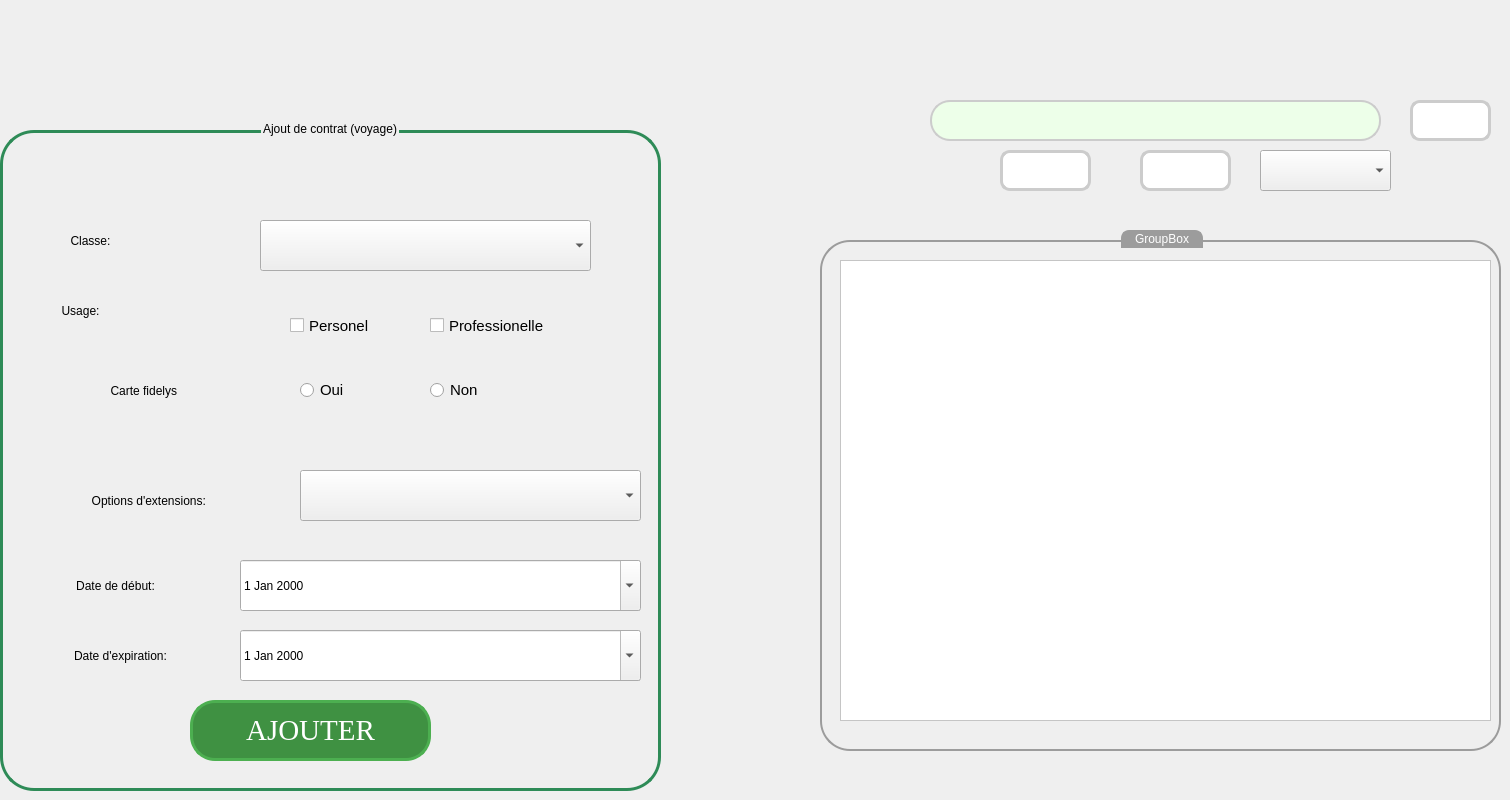
      <widget class="QWidget" name="yoyage">
       <widget class="QGroupBox" name="groupBox_voyage">
        <property name="geometry">
         <rect>
          <x>0</x>
          <y>120</y>
          <width>661</width>
          <height>671</height>
         </rect>
        </property>
        <property name="styleSheet">
         <string notr="true">QGroupBox {
    border: 3px solid #2e8b57;
    border-radius: 34px;
    margin-top: 10px;
    padding: 10px;
    font: 75 22pt &quot;Times New Roman&quot;;
}

QVBoxLayout {
    background-color: #e0e0e0; /* Couleur de fond pour le QVBoxLayout */
    padding: 15px; /* Ajout de marge interne au QVBoxLayout */
}

/* Styles pour les widgets (par exemple, QLabel, QLineEdit, etc.) dans le QVBoxLayout */
QVBoxLayout QLabel {
    color: #333333;
    font-size: 16px;
    margin-bottom: 5px;
}

QVBoxLayout QLineEdit, QVBoxLayout QTextEdit, QVBoxLayout QDateEdit, QVBoxLayout QComboBox {
    margin-bottom: 10px;
    padding: 8px;
    border: 1px solid #ccc;
    border-radius: 5px;
    width: 200px;
}

QVBoxLayout QLineEdit:hover, QVBoxLayout QTextEdit:hover, QVBoxLayout QDateEdit:hover, QVBoxLayout QComboBox:hover {
    border: 1px solid #2e8b57;
}

/* Styles pour les boutons dans le QVBoxLayout */
QVBoxLayout QPushButton {
    background-color: #4285f4;
    color: #ffffff;
    padding: 10px 20px;
    border: none;
    border-radius: 8px;
}

QVBoxLayout QPushButton:hover {
    background-color: #2e5f22;
}
</string>
        </property>
        <property name="title">
         <string>Ajout de contrat (voyage)</string>
        </property>
        <property name="alignment">
         <set>Qt::AlignCenter</set>
        </property>
        <widget class="QLabel" name="classe_voyage">
         <property name="geometry">
          <rect>
           <x>10</x>
           <y>90</y>
           <width>161</width>
           <height>61</height>
          </rect>
         </property>
         <property name="styleSheet">
          <string notr="true">font: 75 18pt &quot;Times New Roman&quot;;</string>
         </property>
         <property name="text">
          <string>Classe:</string>
         </property>
         <property name="alignment">
          <set>Qt::AlignCenter</set>
         </property>
        </widget>
        <widget class="QLabel" name="usage_voyage">
         <property name="geometry">
          <rect>
           <x>0</x>
           <y>160</y>
           <width>161</width>
           <height>61</height>
          </rect>
         </property>
         <property name="styleSheet">
          <string notr="true">font: 75 18pt &quot;Times New Roman&quot;;</string>
         </property>
         <property name="text">
          <string>Usage:</string>
         </property>
         <property name="alignment">
          <set>Qt::AlignCenter</set>
         </property>
        </widget>
        <widget class="QLabel" name="systeme_voyage">
         <property name="geometry">
          <rect>
           <x>20</x>
           <y>240</y>
           <width>251</width>
           <height>61</height>
          </rect>
         </property>
         <property name="styleSheet">
          <string notr="true">font: 75 18pt &quot;Times New Roman&quot;;</string>
         </property>
         <property name="text">
          <string>Carte fidelys </string>
         </property>
         <property name="alignment">
          <set>Qt::AlignCenter</set>
         </property>
        </widget>
        <widget class="QLabel" name="date_debutv">
         <property name="geometry">
          <rect>
           <x>20</x>
           <y>430</y>
           <width>191</width>
           <height>71</height>
          </rect>
         </property>
         <property name="styleSheet">
          <string notr="true">font: 75 18pt &quot;Times New Roman&quot;;</string>
         </property>
         <property name="text">
          <string>Date de début:</string>
         </property>
         <property name="alignment">
          <set>Qt::AlignCenter</set>
         </property>
        </widget>
        <widget class="QLabel" name="option_voyage">
         <property name="geometry">
          <rect>
           <x>10</x>
           <y>350</y>
           <width>271</width>
           <height>61</height>
          </rect>
         </property>
         <property name="styleSheet">
          <string notr="true">font: 75 18pt &quot;Times New Roman&quot;;</string>
         </property>
         <property name="text">
          <string>  Options d'extensions:</string>
         </property>
         <property name="alignment">
          <set>Qt::AlignCenter</set>
         </property>
        </widget>
        <widget class="QDateEdit" name="dateEdit_finv">
         <property name="geometry">
          <rect>
           <x>240</x>
           <y>510</y>
           <width>401</width>
           <height>51</height>
          </rect>
         </property>
         <property name="calendarPopup">
          <bool>true</bool>
         </property>
        </widget>
        <widget class="QComboBox" name="comboBox_voyage">
         <property name="geometry">
          <rect>
           <x>260</x>
           <y>100</y>
           <width>331</width>
           <height>51</height>
          </rect>
         </property>
        </widget>
        <widget class="QCheckBox" name="checkBox_7">
         <property name="geometry">
          <rect>
           <x>290</x>
           <y>180</y>
           <width>131</width>
           <height>51</height>
          </rect>
         </property>
         <property name="font">
          <font>
           <pointsize>11</pointsize>
          </font>
         </property>
         <property name="text">
          <string>Personel</string>
         </property>
        </widget>
        <widget class="QCheckBox" name="checkBox_8">
         <property name="geometry">
          <rect>
           <x>430</x>
           <y>180</y>
           <width>200</width>
           <height>51</height>
          </rect>
         </property>
         <property name="font">
          <font>
           <pointsize>11</pointsize>
          </font>
         </property>
         <property name="text">
          <string>Professionelle</string>
         </property>
        </widget>
        <widget class="QRadioButton" name="radioButton_13">
         <property name="geometry">
          <rect>
           <x>300</x>
           <y>260</y>
           <width>97</width>
           <height>20</height>
          </rect>
         </property>
         <property name="font">
          <font>
           <pointsize>11</pointsize>
          </font>
         </property>
         <property name="text">
          <string>Oui</string>
         </property>
        </widget>
        <widget class="QRadioButton" name="radioButton_14">
         <property name="geometry">
          <rect>
           <x>430</x>
           <y>260</y>
           <width>97</width>
           <height>20</height>
          </rect>
         </property>
         <property name="font">
          <font>
           <pointsize>11</pointsize>
          </font>
         </property>
         <property name="text">
          <string>Non</string>
         </property>
        </widget>
        <widget class="QComboBox" name="comboBox_option">
         <property name="geometry">
          <rect>
           <x>300</x>
           <y>350</y>
           <width>341</width>
           <height>51</height>
          </rect>
         </property>
        </widget>
        <widget class="QDateEdit" name="dateEdit_debutv">
         <property name="geometry">
          <rect>
           <x>240</x>
           <y>440</y>
           <width>401</width>
           <height>51</height>
          </rect>
         </property>
         <property name="calendarPopup">
          <bool>true</bool>
         </property>
        </widget>
        <widget class="QLabel" name="date_finv">
         <property name="geometry">
          <rect>
           <x>10</x>
           <y>500</y>
           <width>221</width>
           <height>71</height>
          </rect>
         </property>
         <property name="styleSheet">
          <string notr="true">font: 75 18pt &quot;Times New Roman&quot;;</string>
         </property>
         <property name="text">
          <string>Date d'expiration:</string>
         </property>
         <property name="alignment">
          <set>Qt::AlignCenter</set>
         </property>
        </widget>
        <widget class="QPushButton" name="pushButton_7">
         <property name="geometry">
          <rect>
           <x>190</x>
           <y>580</y>
           <width>241</width>
           <height>61</height>
          </rect>
         </property>
         <property name="font">
          <font>
           <family>Times New Roman</family>
           <pointsize>22</pointsize>
          </font>
         </property>
         <property name="styleSheet">
          <string notr="true">/* Style de base pour le QPushButton */
QPushButton {
    background-color: #3f9142; /* Vert primaire du thème d'assurance */
    color: #ffffff; /* Texte blanc */
    border: 3px solid #4CAF50; /* Bordure verte */
    border-radius: 25px; /* Coins arrondis */
    padding: 5px 10px; /* Espacement interne */
}

/* Style du QPushButton lorsqu'il est survolé */
QPushButton:hover {
    background-color: #45a049; /* Vert plus foncé au survol */
}

/* Style du QPushButton lorsqu'il est pressé (clic) */
QPushButton:pressed {
    background-color: #3c8942; /* Vert encore plus foncé au clic */
}

/* Style du QPushButton lorsqu'il est en focus (tabulation) */
QPushButton:focus {
    outline: none; /* Supprimer le contour par défaut */
    border: 2px solid #3c8942; /* Bordure plus foncée lorsqu'en focus */
}

/* Style du QPushButton lorsqu'il est désactivé */
QPushButton:disabled {
    background-color: #b0b0b0; /* Fond gris clair pour les boutons désactivés */
    color: #707070; /* Couleur du texte grise pour les boutons désactivés */
    border: 2px solid #b0b0b0; /* Bordure grise pour les boutons désactivés */
}

/* Style général pour les widgets lorsqu'ils sont désactivés */
QWidget:disabled {
    background-color: #f0f0f0; /* Fond gris clair pour les widgets désactivés */
    color: #a0a0a0; /* Couleur du texte grise pour les widgets désactivés */
}
</string>
         </property>
         <property name="text">
          <string>AJOUTER</string>
         </property>
        </widget>
       </widget>
       <widget class="QGroupBox" name="groupBox_13">
        <property name="geometry">
         <rect>
          <x>820</x>
          <y>230</y>
          <width>681</width>
          <height>521</height>
         </rect>
        </property>
        <property name="styleSheet">
         <string notr="true">QGroupBox {
    border: 2px solid #9C9C9C; /* Bordure du groupe box */
    border-radius: 30px; /* Coins arrondis */
    margin-top: 10px; /* Marge supérieure pour l'espacement avec d'autres éléments */
}

QGroupBox::title {
    subcontrol-origin: margin;
    subcontrol-position: top center;
    padding: 0 10px; /* Espacement interne pour le titre */
    background-color: #9C9C9C; /* Couleur de fond du titre */
    color: #fff; /* Couleur du texte du titre */
    border: 2px solid #9C9C9C; /* Bordure du titre */
    border-top-left-radius: 8px; /* Coins arrondis en haut à gauche du titre */
    border-top-right-radius: 8px; /* Coins arrondis en haut à droite du titre */
}

/* Style pour le contenu interne du QGroupBox (facultatif) */
QGroupBox QWidget {
    background-color: #fff; /* Couleur de fond du contenu interne */
    padding: 10px; /* Espacement interne du contenu interne */
}
</string>
        </property>
        <property name="title">
         <string>GroupBox</string>
        </property>
        <widget class="QTableView" name="tableView_7">
         <property name="geometry">
          <rect>
           <x>20</x>
           <y>30</y>
           <width>651</width>
           <height>461</height>
          </rect>
         </property>
         <property name="styleSheet">
          <string notr="true"/>
         </property>
        </widget>
       </widget>
       <widget class="QLineEdit" name="lineEdit_9">
        <property name="geometry">
         <rect>
          <x>930</x>
          <y>100</y>
          <width>451</width>
          <height>41</height>
         </rect>
        </property>
        <property name="styleSheet">
         <string notr="true">QLineEdit {
	background-color: rgb(237, 255, 233);
    padding: 6px; /* Espace intérieur du QLineEdit */
    border: 2px solid #ccc; /* Bordure grise */
    border-radius: 20px; /* Coins arrondis plus prononcés */
}

QLineEdit:focus {
    border-color: #4CAF50; /* Couleur de la bordure lorsque le QLineEdit est sélectionné */
    outline: none; /* Supprime l'effet de focus par défaut */
}

QLineEdit::placeholder {
    color: #999; /* Couleur du texte de l'indicateur de champ */
}

QLineEdit::hover {
    border-color: #aaa; /* Couleur de la bordure lors du survol */
}
</string>
        </property>
       </widget>
       <widget class="QComboBox" name="TRI_7">
        <property name="geometry">
         <rect>
          <x>1260</x>
          <y>150</y>
          <width>131</width>
          <height>41</height>
         </rect>
        </property>
        <property name="styleSheet">
         <string notr="true"/>
        </property>
        <item>
         <property name="text">
          <string/>
         </property>
         <property name="icon">
          <iconset>
           <normaloff>../../../../Downloads/sort-svgrepo-com.svg</normaloff>../../../../Downloads/sort-svgrepo-com.svg</iconset>
         </property>
        </item>
        <item>
         <property name="text">
          <string/>
         </property>
         <property name="icon">
          <iconset>
           <normaloff>../../../../Downloads/sort-descending-svgrepo-com.svg</normaloff>../../../../Downloads/sort-descending-svgrepo-com.svg</iconset>
         </property>
        </item>
       </widget>
       <widget class="QPushButton" name="PDF_7">
        <property name="geometry">
         <rect>
          <x>1140</x>
          <y>150</y>
          <width>91</width>
          <height>41</height>
         </rect>
        </property>
        <property name="styleSheet">
         <string notr="true">QPushButton {
    padding: 6px 12px; /* Espace intérieur du bouton */
    border: 3px solid #ccc; /* Bordure grise */
    border-radius: 10px; /* Coins arrondis */
    background-color: #fff; /* Couleur de fond */
    transition: background-color 0.3s, border-color 0.3s; /* Transition douce pour le survol */
}

QPushButton:hover {
    border-color: #555; /* Couleur de la bordure lors du survol */
    background-color: #eee; /* Nouvelle couleur de fond lors du survol */
}

QPushButton:pressed {
    background-color: #ddd; /* Couleur de fond lorsque le bouton est enfoncé */
}

QPushButton:focus {
    outline: none; /* Supprime l'effet de focus par défaut */
}
</string>
        </property>
        <property name="text">
         <string/>
        </property>
        <property name="icon">
         <iconset resource="ressources.qrc">
          <normaloff>:/img/img/pdf.svg</normaloff>:/img/img/pdf.svg</iconset>
        </property>
        <property name="iconSize">
         <size>
          <width>30</width>
          <height>30</height>
         </size>
        </property>
       </widget>
       <widget class="QPushButton" name="RECHERCHE_7">
        <property name="geometry">
         <rect>
          <x>1410</x>
          <y>100</y>
          <width>81</width>
          <height>41</height>
         </rect>
        </property>
        <property name="styleSheet">
         <string notr="true">QPushButton {
    padding: 6px 12px; /* Espace intérieur du bouton */
    border: 3px solid #ccc; /* Bordure grise */
    border-radius: 10px; /* Coins arrondis */
    background-color: #fff; /* Couleur de fond */
    transition: background-color 0.3s, border-color 0.3s; /* Transition douce pour le survol */
}

QPushButton:hover {
    border-color: #555; /* Couleur de la bordure lors du survol */
    background-color: #eee; /* Nouvelle couleur de fond lors du survol */
}

QPushButton:pressed {
    background-color: #ddd; /* Couleur de fond lorsque le bouton est enfoncé */
}

QPushButton:focus {
    outline: none; /* Supprime l'effet de focus par défaut */
}
</string>
        </property>
        <property name="text">
         <string/>
        </property>
        <property name="icon">
         <iconset resource="ressources.qrc">
          <normaloff>:/img/img/recherche.svg</normaloff>:/img/img/recherche.svg</iconset>
        </property>
        <property name="iconSize">
         <size>
          <width>20</width>
          <height>20</height>
         </size>
        </property>
       </widget>
       <widget class="QPushButton" name="STATISTISTIQUE_7">
        <property name="geometry">
         <rect>
          <x>1000</x>
          <y>150</y>
          <width>91</width>
          <height>41</height>
         </rect>
        </property>
        <property name="styleSheet">
         <string notr="true">QPushButton {
    padding: 6px 12px; /* Espace intérieur du bouton */
    border: 3px solid #ccc; /* Bordure grise */
    border-radius: 10px; /* Coins arrondis */
    background-color: #fff; /* Couleur de fond */
    transition: background-color 0.3s, border-color 0.3s; /* Transition douce pour le survol */
}

QPushButton:hover {
    border-color: #555; /* Couleur de la bordure lors du survol */
    background-color: #eee; /* Nouvelle couleur de fond lors du survol */
}

QPushButton:pressed {
    background-color: #ddd; /* Couleur de fond lorsque le bouton est enfoncé */
}

QPushButton:focus {
    outline: none; /* Supprime l'effet de focus par défaut */
}
</string>
        </property>
        <property name="text">
         <string/>
        </property>
        <property name="icon">
         <iconset resource="ressources.qrc">
          <normaloff>:/img/img/stat.svg</normaloff>:/img/img/stat.svg</iconset>
        </property>
        <property name="iconSize">
         <size>
          <width>23</width>
          <height>23</height>
         </size>
        </property>
       </widget>
      </widget>
